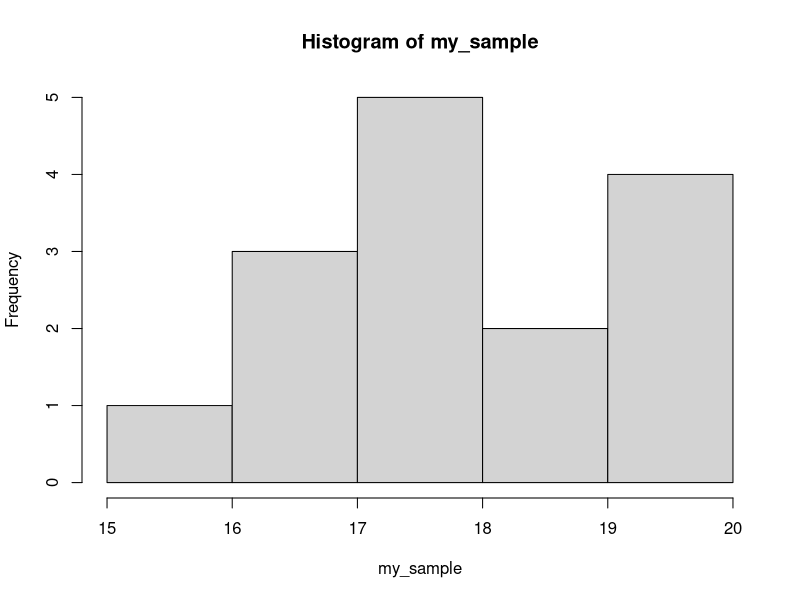
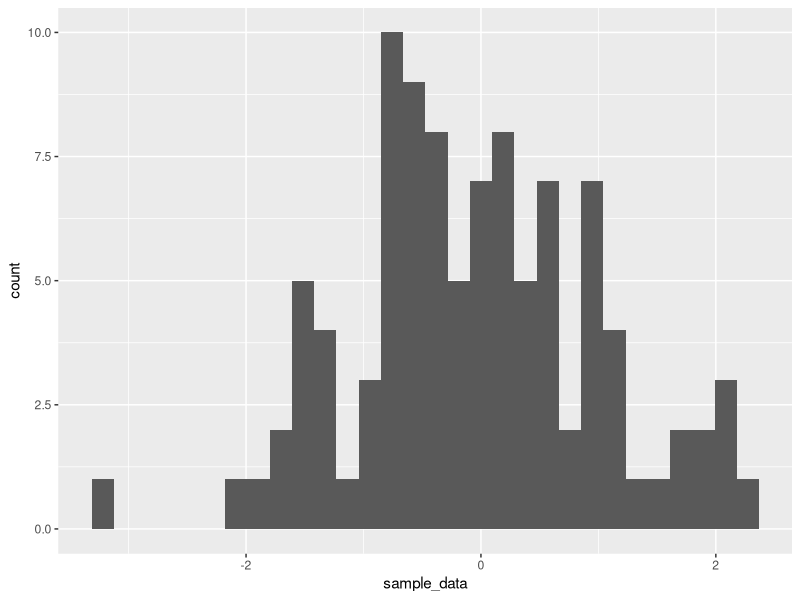
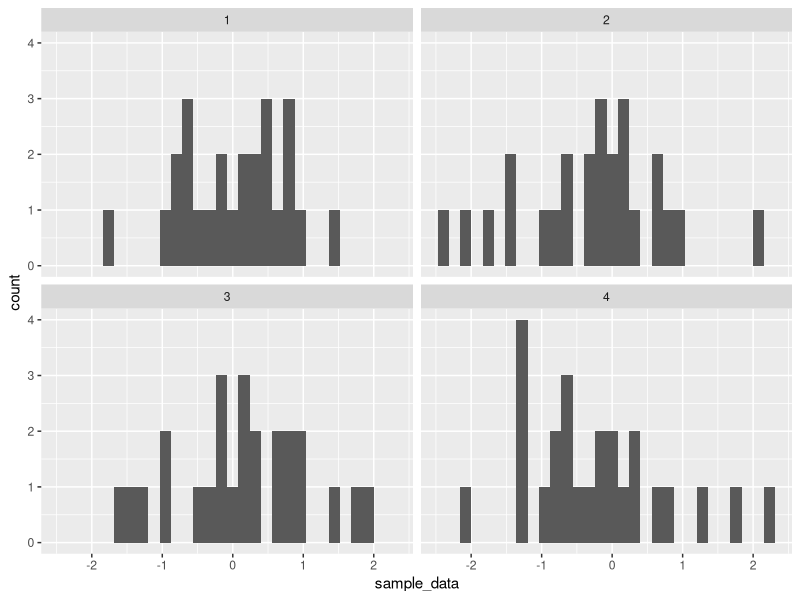
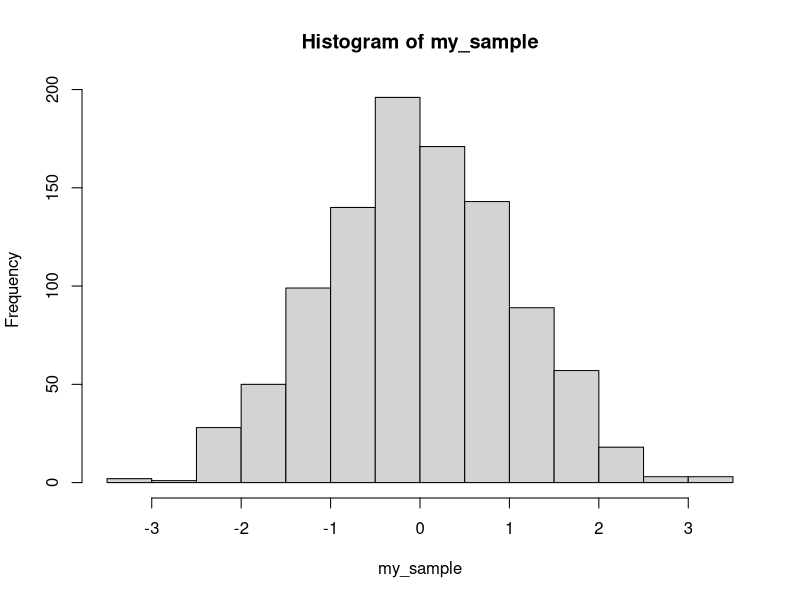
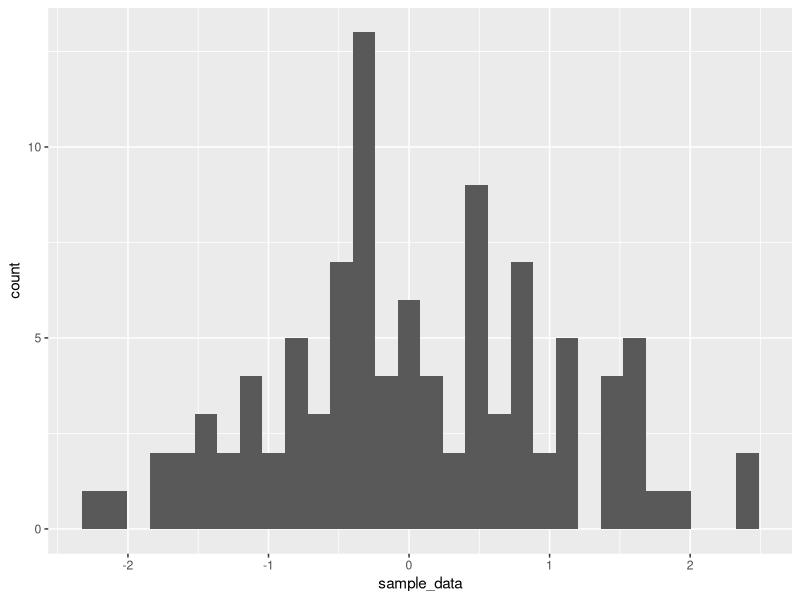
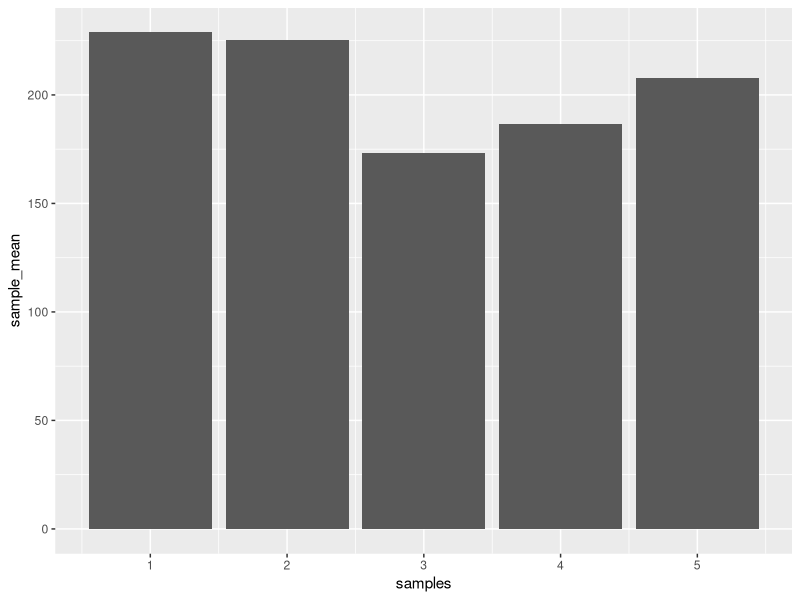
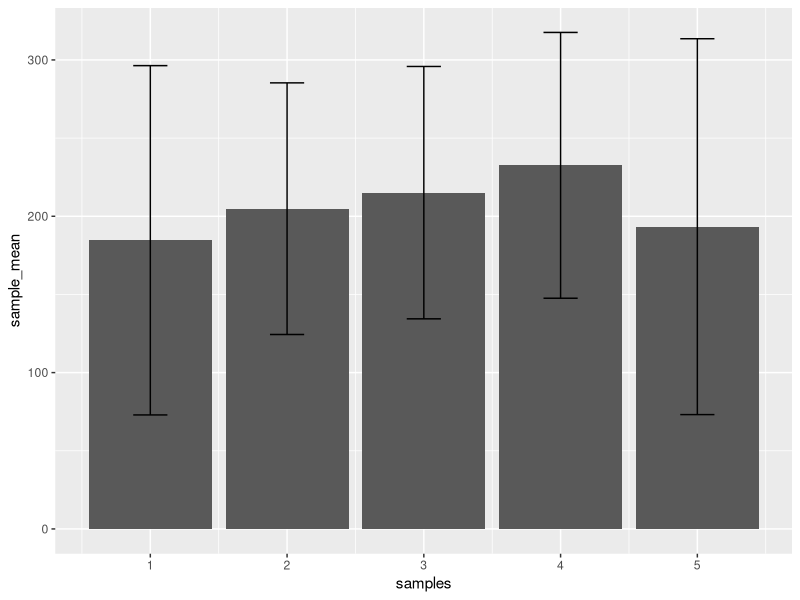
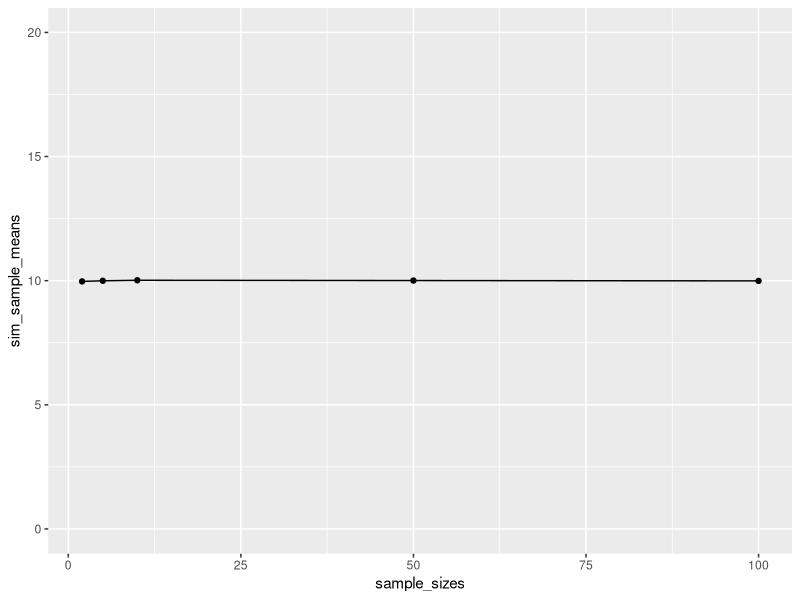

Source code (R) for these figures, in order:
## ---- chunk 1
sample(x= 1:2, size = 2)
## ---- chunk 2
my_sample <- rnorm(n=15,mean=17,sd=2)
hist(my_sample)
## ---- chunk 3
my_data <- data.frame(sample_data = rnorm(100,0,1),
                      sample = 1)
library(ggplot2)

ggplot(my_data, aes(x=sample_data))+
  geom_histogram()
## ---- chunk 4
my_data <- data.frame(sample_data = rnorm(100,0,1),
                      sample = rep(1:4, each=25))

ggplot(my_data, aes(x=sample_data))+
  geom_histogram()+
  facet_wrap(~sample)
## ---- chunk 5
sample(x=1:2,size=10,replace=TRUE)
## ---- chunk 6
sample(x=1:1000,size=10,replace=FALSE)
## ---- chunk 7
rnorm(n=10,mean=0,sd=1)
## ---- chunk 8
my_sample <- rnorm(1000,0,1)
hist(my_sample)
## ---- chunk 9
my_data <- data.frame(sample_data =rnorm(100,0,1),
                      sample = 1)

library(ggplot2)

ggplot(my_data, aes(x=sample_data))+
  geom_histogram()
## ---- chunk 10
observations <- rnorm(n=5*25, mean=200, sd=100)
samples <- rep(1:5,each =25)
my_data <- data.frame(samples,observations)

library(dplyr)

means <- my_data %>%
  group_by(samples) %>%
  summarize(sample_mean = mean(observations))

library(ggplot2)

ggplot(means,aes(x = samples, y = sample_mean))+
  geom_bar(stat="identity")

## ---- chunk 11
#create different samples with different descriptives
observations <- rnorm(n=5*25, mean=200, sd=100)
samples <- rep(1:5,each =25)
my_data <- data.frame(samples,observations)

#get means of samples taken
means <- my_data %>%
  group_by(samples) %>%
  summarize(sample_mean = mean(observations),
            sample_sd = sd(observations))

#plot means by sample
ggplot(means,aes(x = samples, y = sample_mean))+
  geom_bar(stat="identity") +
  geom_errorbar(aes(ymin = sample_mean - sample_sd,
                    ymax = sample_mean + sample_sd),
                width = .25)
  

              


## ---- chunk 12
#n=2
observations <- rnorm(2*10000, mean=10, sd=5)
samples <- rep(1:10000,each =2)
my_data <- data.frame(samples,observations)

summarized_data <- my_data %>%
  group_by(samples) %>%
  summarize(samples_means = mean(observations))

mean(summarized_data$samples_means)

#n=5
observations <- rnorm(5*10000, mean=10, sd=5)
samples <- rep(1:10000,each =5)
my_data <- data.frame(samples,observations)

summarized_data <- my_data %>%
  group_by(samples) %>%
  summarize(samples_means = mean(observations))

mean(summarized_data$samples_means)

#making a for loop to test for each different sample size

sample_sizes <- c(2,5,10,50,100)
sim_sample_means <- c()
for(i in 1:length(sample_sizes)){
  observations <- rnorm(sample_sizes[i]*10000, mean=10, sd=5)
  samples <- rep(1:10000,each = sample_sizes[i])
  my_data <- data.frame(samples,observations)
  
  summarized_data <- my_data %>%
    group_by(samples) %>%
    summarize(samples_means = mean(observations))
  
  sim_sample_means[i] <- mean(summarized_data$samples_means)
}

sim_data <- data.frame(sample_sizes, sim_sample_means)

ggplot(sim_data, aes(x=sample_sizes, y=sim_sample_means, group=1))+
  geom_point()+
  geom_line()+
  coord_cartesian(ylim =c(0,20))
         

## ---- chunk 13
sd_N <- function(x){
  sqrt(sum((mean(x)-x)^2) / length(x))}

sample_sizes <- c(2,5,10,50,100)
sim_sample_sd <- c()
sim_sample_sd_N <- c()
for(i in 1:length(sample_sizes)){
  observations <- rnorm(sample_sizes[i]*10000, mean=10, sd=5)
  samples <- rep(1:10000,each = sample_sizes[i])
  my_data <- data.frame(samples,observations)
  
  summarized_data <- my_data %>%
    group_by(samples) %>%
    summarize(sample_sd = sd(observations),
              sample_sd_N = sd_N(observations))
  
  sim_sample_sd[i] <- mean(summarized_data$sample_sd)
  sim_sample_sd_N[i] <- mean(summarized_data$sample_sd_N)
}

sim_data <- data.frame(n= rep(sample_sizes,2) ,
                       est = c(sim_sample_sd_N,sim_sample_sd),
                       formula = c(rep("N",5),rep("N-1",5)))
                          

ggplot(sim_data, aes(x=n, y=est, group=formula, color= formula))+
  geom_point()+
  geom_line()+
  coord_cartesian(ylim =c(0,10))
         
